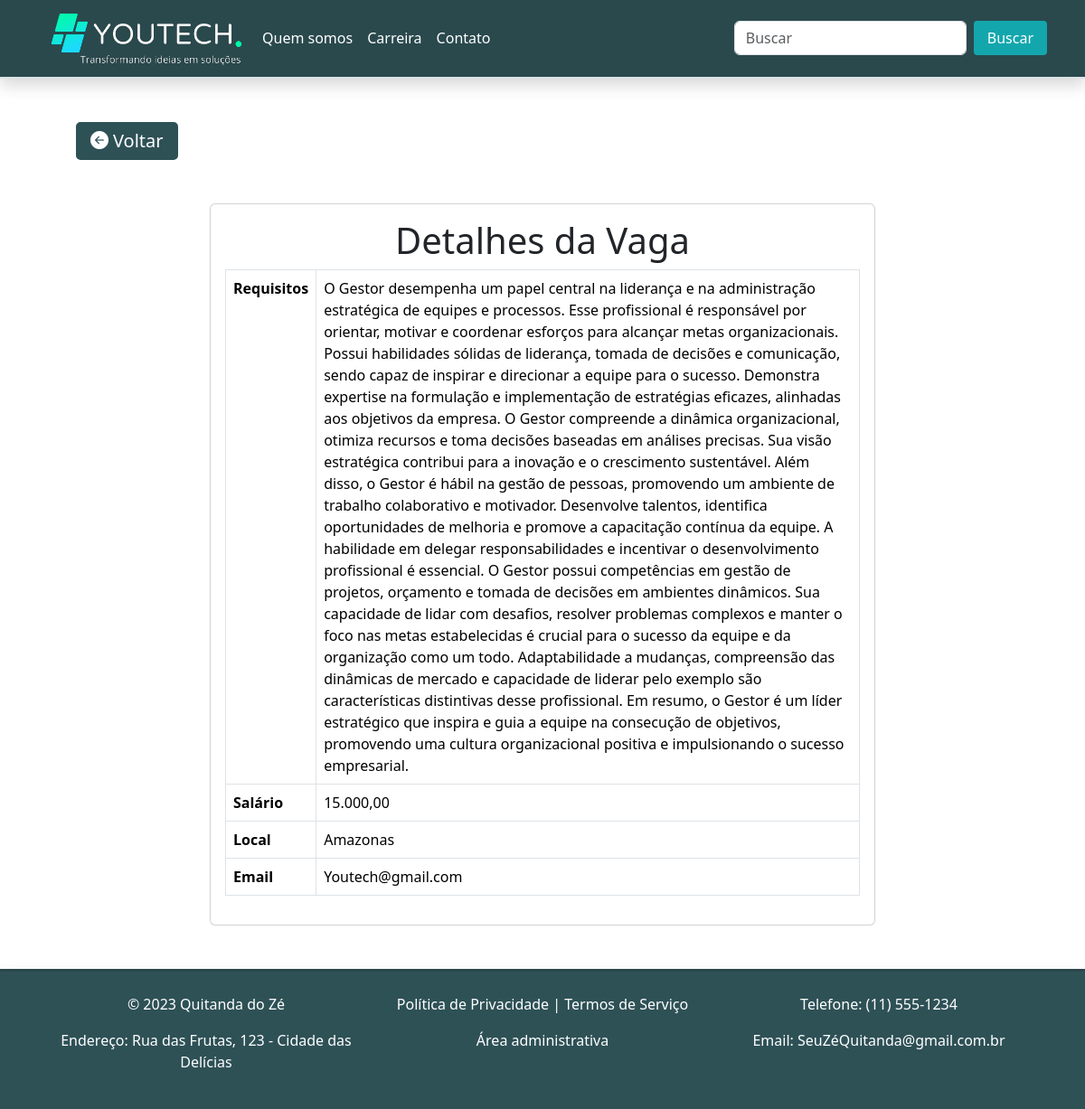
Screenshot of /vervagas/12 with the database file from the repository.
### tables this page shows
CREATE TABLE vagas(
    id_vagas INTEGER PRIMARY KEY,
    cargo_vagas TEXT NOT NULL,
    requisitos_vagas TEXT NOT NULL, 
    salario_vagas REAL NOT NULL, 
    local_vagas TEXT NOT NULL, 
    email_vagas TEXT NOT NULL, 
    img_vagas TEXT NOT NULL
);

### youtech.py (the view)
@app.route("/vervagas/<id_vagas>")
def vervagas(id_vagas):
    iniciar_db()
    id_vagas = int(id_vagas)
    conexao = conecta_database()
    vagas = conexao.execute('SELECT * FROM vagas WHERE id_vagas = ?',(id_vagas,)).fetchall()
    conexao.close()
    title = "Ver vagas"
    return render_template("vervagas.html", vagas = vagas, title=title)

### youtech.py (called while the page is built)
def conecta_database():
    conexao = sql.connect("db_youtech.db")
    conexao.row_factory = sql.Row
    return conexao

def iniciar_db():
    conexao = conecta_database()
    with app.open_resource('esquema.sql', mode='r') as comandos:
        conexao.cursor().executescript(comandos.read())
    conexao.commit()
    conexao.close()

### templates/vervagas.html (shortened to what this page needs)
{% extends 'modelo.html' %}
{% block conteudo %}
{%for vaga in vagas %}
</head>
<body>
  <a href="/" class="fs-5" style="margin-left: 7%;">
    <button id="botao2"><i class="bi bi-arrow-left-circle-fill" style="margin-right: 5px;"></i>Voltar</button>
  </a>
  <div class="container mt-5">
    <div class="row">
      <div class="col-md-8 offset-md-2">
        <div class="card">
          <div class="card-body">
            <h1 class="card-title" style="text-align: center;">Detalhes da Vaga</h1>
            <table class="table table-bordered">
              <tbody>
                <tr>
                  <th scope="row">Requisitos</th>
                  <td>{{vaga['requisitos_vagas']}}</td>
                </tr>
                <tr>
                  <th scope="row">Salário</th>
                  <td>{{vaga['salario_vagas']}}</td>
                </tr>
                <tr>
                  <th scope="row">Local</th>
                  <td>{{vaga['local_vagas']}}</td>
                </tr>
                <tr>
                  <th scope="row">Email</th>
                  <td>{{vaga['email_vagas']}}</td>
                </tr>
              </tbody>
            </table>
          </div>
        </div>
      </div>
    </div>
  </div>
{% endfor %}
{% endblock %}

### static/estilo.css (style rules this page uses)
#botao2 { cursor: pointer; background-color: #2e5156; transition: background-color 0.2s; border: 2px solid #2e5156; color: #fff; padding: 4px 14px; border-radius: 5px; }
.card { overflow: hidden; }

### rows the page displays
vagas: requisitos_vagas "O Gestor desempenha um papel central na liderança e na administração estratégica de equipes e processos. Esse profissional é responsável por orientar, motivar e coordenar esforços para alcançar metas organizacionais. Possui habilidades sólidas de liderança, tomada de decisões e comunicação, sendo capaz de inspirar e direcionar a equipe para o sucesso. Demonstra expertise na formulação e implementação de estratégias eficazes, alinhadas aos objetivos da empresa. O Gestor compreende a dinâmica organizacional, otimiza recursos e toma decisões baseadas em análises precisas. Sua visão estratégica contribui para a inovação e o crescimento sustentável. Além disso, o Gestor é hábil na gestão de…", salario_vagas "15.000,00", local_vagas "Amazonas", email_vagas "Youtech@gmail.com"
